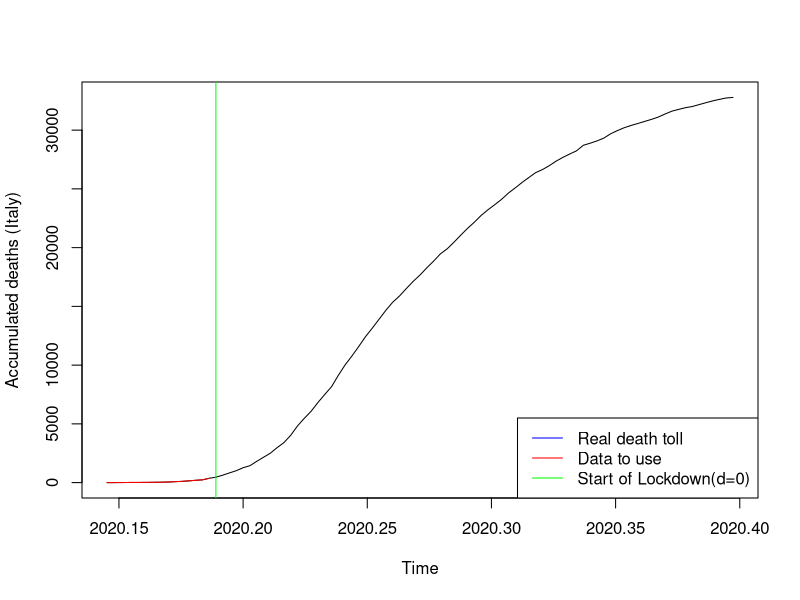
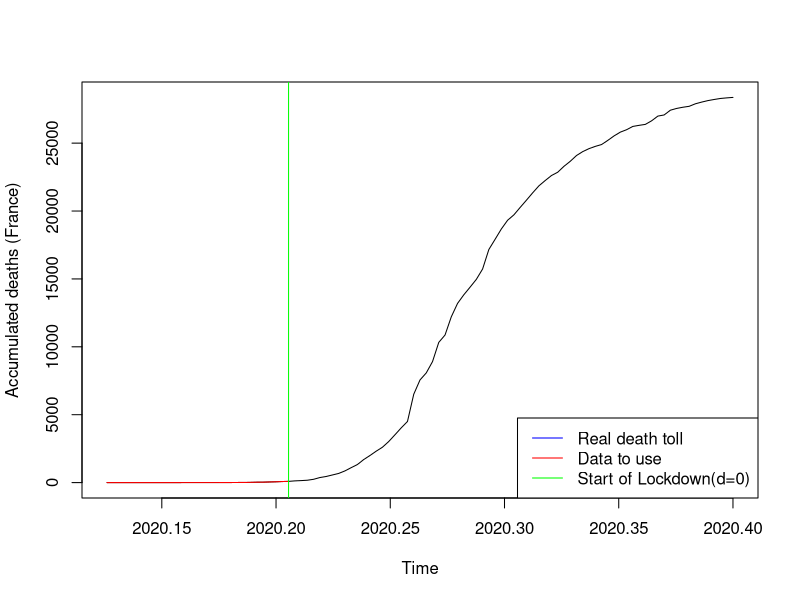
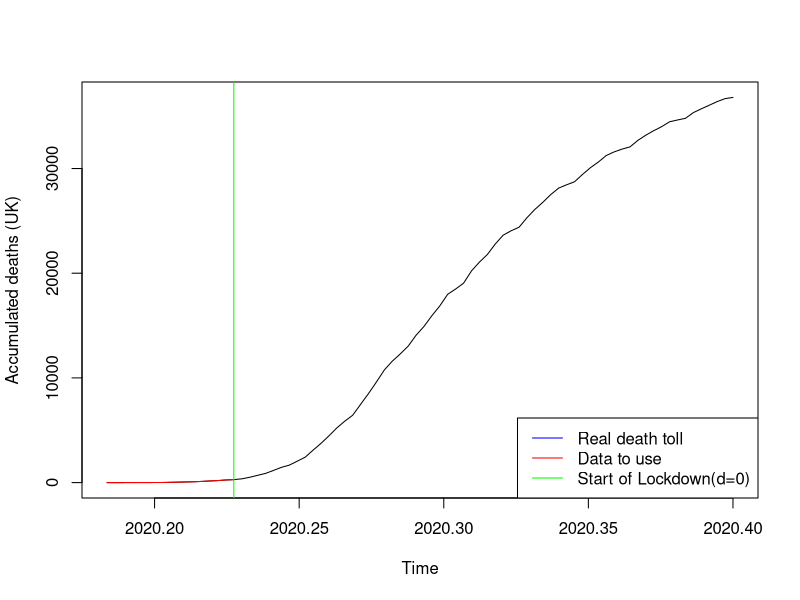
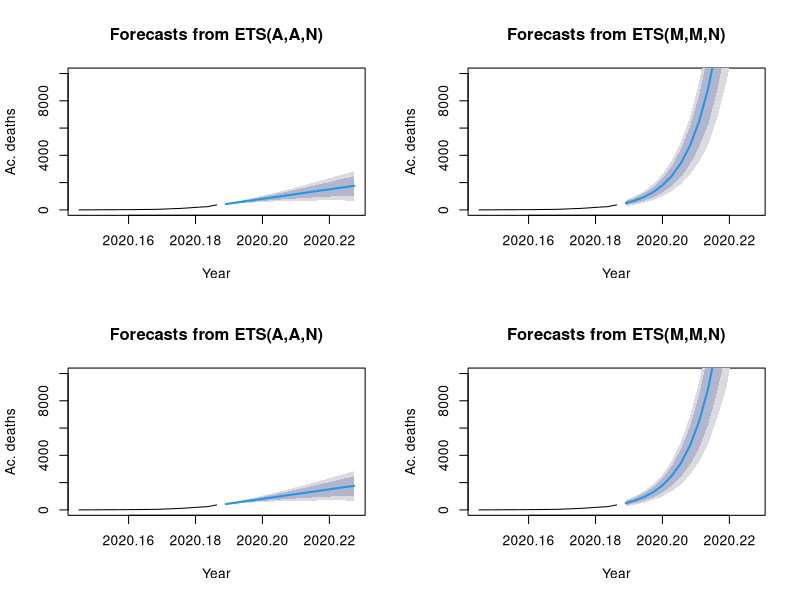
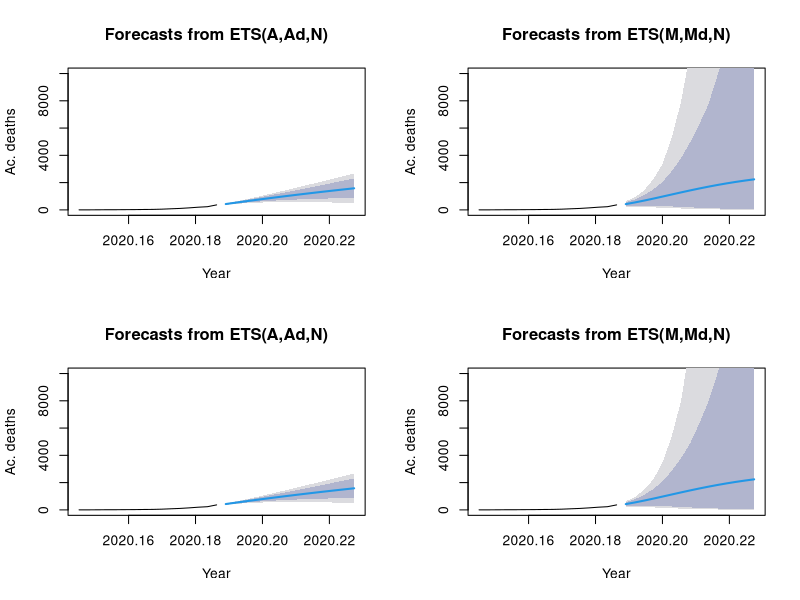
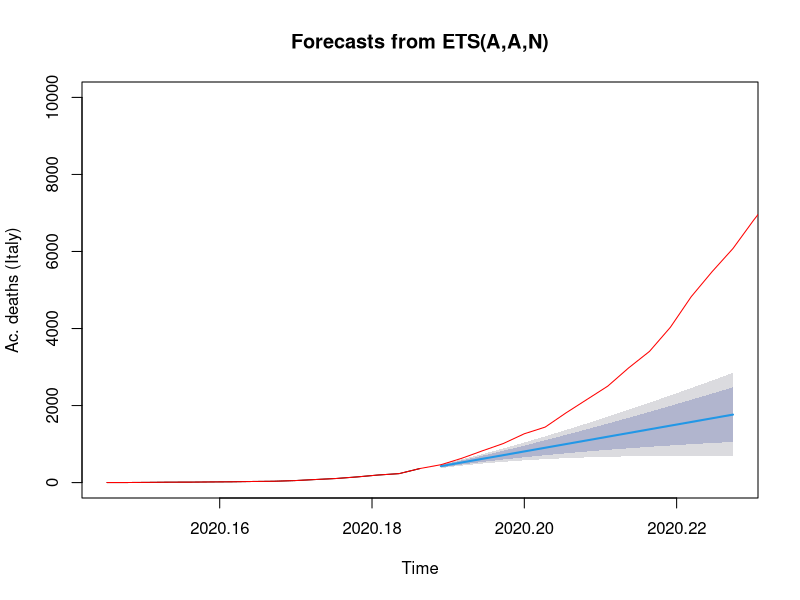
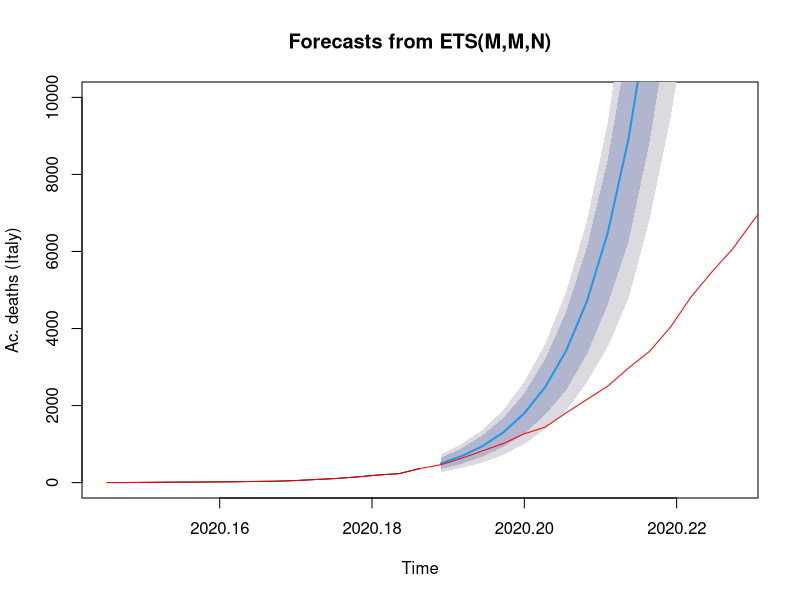
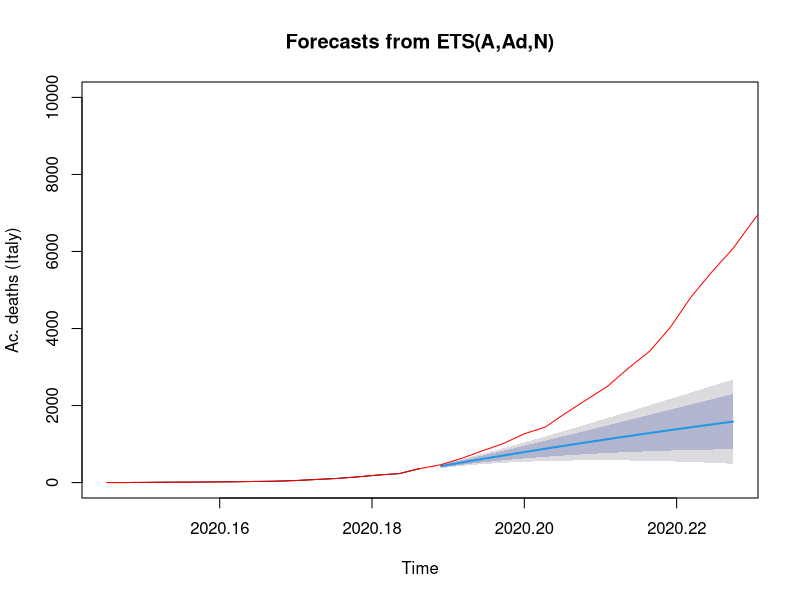

Source code (R) for these figures, in order: (Note: a time limit stopped this script after it produced the figures.)
## ---- chunk 1
covid_data <- read.csv("COVID_data_v3.csv", header=TRUE, sep=",")
#ProjectData <- data.matrix(ProjectData) 
#ProjectData_INITIAL <- ProjectData
## ---- chunk 2
t0_IT=2020+53/365 #day of first casualty
P=15 #predicted days
cIT2_0 <- ts((covid_data$Cdeaths_IT[54:69]),start=t0_IT, frequency=365) #t=0 @ day69. +14d #before it was starting at 45
cIT3 <- ts((covid_data$Cdeaths_IT[54:146]),start=t0_IT, frequency=365)

plot(cIT3, xlab="Time", ylab="Accumulated deaths (Italy)")
lines(cIT2_0, col="red")
abline(v=2020+69/365, col="green")
legend("bottomright", legend=c("Real death toll","Data to use", "Start of Lockdown(d=0)"), col=c("blue", "red","green"), lty=1)
## ---- chunk 3
#French Data
t0_FR <- 2020+46/365
cFRA2_0 <- ts(covid_data$Cdeaths_FRA[46:75],start=t0_FR, frequency=365) #t=0 @ day75, March 15th #before it was starting at 45
cFRA3 <- ts(covid_data$Cdeaths_FRA[46:146],start=t0_FR, frequency=365)

plot(cFRA3, xlab="Time", ylab="Accumulated deaths (France)")
lines(cFRA2_0, col="red")
abline(v=2020+75/365, col="green")
legend("bottomright", legend=c("Real death toll","Data to use", "Start of Lockdown(d=0)"), col=c("blue", "red","green"), lty=1)
## ---- chunk 4
#UK Data

t0_UK=2020+67/365
cUK2_0 <- ts(covid_data$Cdeaths_UK[67:83],start=t0_UK, frequency=365) #t=0 @ day83. +0d
cUK3 <- ts(covid_data$Cdeaths_UK[67:146],start=t0_UK, frequency=365)

plot(cUK3, xlab="Time", ylab="Accumulated deaths (UK)")
lines(cUK2_0, col="red")
abline(v=2020+83/365, col="green")
legend("bottomright", legend=c("Real death toll","Data to use", "Start of Lockdown(d=0)"), col=c("blue", "red","green"), lty=1)


## ---- chunk 5
library(forecast)
#Italy
cIT2_0_AAN <- ets(cIT2_0, model="AAN", damped=FALSE)
cIT2_0_AAZ <- ets(cIT2_0, model="AAZ", damped=FALSE)
cIT2_0_MMN <- ets(cIT2_0, model="MMN", damped=FALSE)
cIT2_0_MMZ <- ets(cIT2_0, model="MMZ", damped=FALSE)

cIT2_0_AAND <- ets(cIT2_0, model="AAN", damped=TRUE)
cIT2_0_AAZD <- ets(cIT2_0, model="AAZ", damped=TRUE)
cIT2_0_MMND <- ets(cIT2_0, model="MMN", damped=TRUE)
cIT2_0_MMZD <- ets(cIT2_0, model="MMZ", damped=TRUE)


# Create their prediction "cones" for 360 months (30 years) into the future with quintile confidence intervals
## ---- chunk 6
cIT2_0_AAN_pred <- forecast(cIT2_0_AAN, h=P, level=c(0.8, 0.95))
cIT2_0_AAZ_pred <- forecast(cIT2_0_AAZ, h=P, level=c(0.8, 0.95))
cIT2_0_MMN_pred <- forecast(cIT2_0_MMN, h=P, level=c(0.8, 0.95))
cIT2_0_MMZ_pred <- forecast(cIT2_0_MMZ, h=P, level=c(0.8, 0.95))

cIT2_0_AAND_pred <- forecast(cIT2_0_AAND, h=P, level=c(0.8, 0.95))
cIT2_0_AAZD_pred <- forecast(cIT2_0_AAZD, h=P, level=c(0.8, 0.95))
cIT2_0_MMND_pred <- forecast(cIT2_0_MMND, h=P, level=c(0.8, 0.95))
cIT2_0_MMZD_pred <- forecast(cIT2_0_MMZD, h=P, level=c(0.8, 0.95))
## ---- chunk 7
cIT2_0_tbats <- tbats(cIT2_0)
cIT2_0_tbats_pred <-forecast(cIT2_0_tbats, h=30, level=c(0.8, 0.95))
## ---- chunk 8
cIT2_0_ARIMA <- auto.arima(cIT2_0,seasonal=FALSE)
cIT2_0_ARIMA_pred <- forecast(cIT2_0_ARIMA,P)
## ---- chunk 9
par(mfrow=c(2,2)) # This command sets the plot window to show 1 row of 4 plots
plot(cIT2_0_AAN_pred, xlab="Year", ylab="Ac. deaths", ylim=c(0,10000))
plot(cIT2_0_MMN_pred, xlab="Year", ylab="Ac. deaths", ylim=c(0,10000))
plot(cIT2_0_AAZ_pred, xlab="Year", ylab="Ac. deaths", ylim=c(0,10000))
plot(cIT2_0_MMZ_pred, xlab="Year", ylab="Ac. deaths", ylim=c(0,10000))

par(mfrow=c(2,2)) # This command sets the plot window to show 1 row of 4 plots
plot(cIT2_0_AAND_pred, xlab="Year", ylab="Ac. deaths", ylim=c(0,10000))
plot(cIT2_0_MMND_pred, xlab="Year", ylab="Ac. deaths", ylim=c(0,10000))
plot(cIT2_0_AAZD_pred, xlab="Year", ylab="Ac. deaths", ylim=c(0,10000))
plot(cIT2_0_MMZD_pred, xlab="Year", ylab="Ac. deaths", ylim=c(0,10000))
## ---- chunk 10
par(mfrow=c(1,1)) # This command sets the plot window to show 1 row of 1 plots
plot(cIT2_0_AAN_pred, xlab="Time", ylab="Ac. deaths (Italy)", ylim=c(0,10000))
lines(cIT3, col="red")

par(mfrow=c(1,1)) # This command sets the plot window to show 1 row of 1 plots
plot(cIT2_0_MMN_pred, xlab="Time", ylab="Ac. deaths (Italy)", ylim=c(0,10000))
lines(cIT3, col="red")

par(mfrow=c(1,1)) # This command sets the plot window to show 1 row of 1 plots
plot(cIT2_0_AAND_pred, xlab="Time", ylab="Ac. deaths (Italy)", ylim=c(0,10000))
lines(cIT3, col="red")

par(mfrow=c(1,1)) # This command sets the plot window to show 1 row of 1 plots
plot(cIT2_0_MMND_pred, xlab="Time", ylab="Ac. deaths (Italy)", ylim=c(0,10000))
lines(cIT3, col="red")
## ---- chunk 11
par(mfrow=c(1,1)) # This command sets the plot window to show 1 row of 1 plots
plot(cIT2_0_tbats_pred, xlab="Time", ylab="Ac. deaths (Italy)")
lines(cIT3, col="red")
## ---- chunk 12
par(mfrow=c(1,1)) # This command sets the plot window to show 1 row of 1 plots
plot(cIT2_0_ARIMA_pred, xlab="Time", ylab="Ac. deaths (Italy)")
lines(cIT3, col="red")


## ---- chunk 13
###
### Comparing models -- Time series Cross Validation (Rolling Horizon Holdout)
###

f_AANF  <- function(y, h) forecast(ets(y, model="AAN"), h = h)
errors_AANF <- tsCV(cIT2_0, f_AANF, h=1, window=15)

f_MMNF<- function(y, h) forecast(ets(y, model="MMN"), h = h)
errors_MMNF <- tsCV(cIT2_0, f_MMNF, h=1, window=15)

f_AAND  <- function(y, h) forecast(ets(y, model="AAN", damped=TRUE), h = h)
errors_AAND <- tsCV(cIT2_0, f_AAND, h=1, window=15)

f_MMND  <- function(y, h) forecast(ets(y, model="MMN", damped=TRUE), h = h)
errors_MMND <- tsCV(cIT2_0, f_MMND, h=1, window=15)

f_TBATS  <- function(y, h) forecast(tbats(y), h = h)
errors_TBATS <- tsCV(cIT2_0, f_TBATS, h=1, window=15)

f_ARIMA  <- function(y, h) forecast(auto.arima(y), h = h)
errors_ARIMA <- tsCV(cIT2_0, f_ARIMA, h=1, window=15)


#par(mfrow=c(1,1)) 
#plot(errors_AANF, ylab='tsCV errors')
#abline(0,0)
#lines(errors_MMNF, col="red")
#lines(errors_AAND, col="green")
#lines(errors_MMND, col="blue")
#lines(errors_TBATS, col="grey")
#lines(errors_ARIMA, col="orange")
#legend("left", legend=c("CV_error_AANF", "CV_error_MMNF","CV_error_AAND","CV_error_MMND", "CV_error_TBATS", "CV_error_ARIMA"), #col=c("black", "red", "green", "blue", "grey", "orange"), lty=1:4)
## ---- chunk 14
mean(abs(errors_AANF/cIT2_0), na.rm=TRUE)*100
mean(abs(errors_MMNF/cIT2_0), na.rm=TRUE)*100
mean(abs(errors_AAND/cIT2_0), na.rm=TRUE)*100
mean(abs(errors_MMND/cIT2_0), na.rm=TRUE)*100
mean(abs(errors_TBATS/cIT2_0), na.rm=TRUE)*100
mean(abs(errors_ARIMA/cIT2_0), na.rm=TRUE)*100

## ---- chunk 15
par(mfrow=c(1,1)) # This command sets the plot window to show 1 row of 1 plots
plot(cIT2_0_MMN_pred, xlab="Time", ylab="Ac. deaths (Italy)", ylim=c(0,10000))
lines(cIT3, col="red")
## ---- chunk 16
library(forecast)
#Italy
cFRA2_0_AAN <- ets(cFRA2_0, model="AAN", damped=FALSE)
cFRA2_0_AAZ <- ets(cFRA2_0, model="AAZ", damped=FALSE)
cFRA2_0_MMN <- ets(cFRA2_0, model="MMN", damped=FALSE)
cFRA2_0_MMZ <- ets(cFRA2_0, model="MMZ", damped=FALSE)

cFRA2_0_AAND <- ets(cFRA2_0, model="AAN", damped=TRUE)
cFRA2_0_AAZD <- ets(cFRA2_0, model="AAZ", damped=TRUE)
cFRA2_0_MMND <- ets(cFRA2_0, model="MMN", damped=TRUE)
cFRA2_0_MMZD <- ets(cFRA2_0, model="MMZ", damped=TRUE)


# Create their prediction "cones" for 360 months (30 years) into the future with quintile confidence intervals
cFRA2_0_AAN_pred <- forecast(cFRA2_0_AAN, h=P, level=c(0.8, 0.95))
cFRA2_0_AAZ_pred <- forecast(cFRA2_0_AAZ, h=P, level=c(0.8, 0.95))
cFRA2_0_MMN_pred <- forecast(cFRA2_0_MMN, h=P, level=c(0.8, 0.95))
cFRA2_0_MMZ_pred <- forecast(cFRA2_0_MMZ, h=P, level=c(0.8, 0.95))

cFRA2_0_AAND_pred <- forecast(cFRA2_0_AAND, h=P, level=c(0.8, 0.95))
cFRA2_0_AAZD_pred <- forecast(cFRA2_0_AAZD, h=P, level=c(0.8, 0.95))
cFRA2_0_MMND_pred <- forecast(cFRA2_0_MMND, h=P, level=c(0.8, 0.95))
cFRA2_0_MMZD_pred <- forecast(cFRA2_0_MMZD, h=P, level=c(0.8, 0.95))

cFRA2_0_tbats <- tbats(cFRA2_0)
cFRA2_0_tbats_pred <-forecast(cFRA2_0_tbats, h=30, level=c(0.8, 0.95))

cFRA2_0_ARIMA <- auto.arima(cFRA2_0,seasonal=FALSE)
cFRA2_0_ARIMA_pred <- forecast(cFRA2_0_ARIMA,P)


#par(mfrow=c(1,1)) # This command sets the plot window to show 1 row of 1 plots
#plot(cFRA2_0_AAN_pred, xlab="Time", ylab="Ac. deaths (FR)", ylim=c(0,10000))
#lines(cFRA3, col="red")

#par(mfrow=c(1,1)) # This command sets the plot window to show 1 row of 1 plots
#plot(cFRA2_0_MMN_pred, xlab="Time", ylab="Ac. deaths (FR)", ylim=c(0,10000))
#lines(cFRA3, col="red")

#par(mfrow=c(1,1)) # This command sets the plot window to show 1 row of 1 plots
#plot(cFRA2_0_AAND_pred, xlab="Time", ylab="Ac. deaths (FR)", ylim=c(0,10000))
#lines(cFRA3, col="red")

#par(mfrow=c(1,1)) # This command sets the plot window to show 1 row of 1 plots
#plot(cFRA2_0_MMND_pred, xlab="Time", ylab="Ac. deaths (FR)", ylim=c(0,10000))
#lines(cFRA3, col="red")

#par(mfrow=c(1,1)) # This command sets the plot window to show 1 row of 1 plots
#plot(cFRA2_0_tbats_pred, xlab="Time", ylab="Ac. deaths (FR)")
#lines(cFRA3, col="red")

#par(mfrow=c(1,1)) # This command sets the plot window to show 1 row of 1 plots
#plot(cFRA2_0_ARIMA_pred, xlab="Time", ylab="Ac. deaths (FR)")
#lines(cFRA3, col="red")


## ---- chunk 17
###
### Comparing models -- Time series Cross Validation (Rolling Horizon Holdout)
###

f_AANF  <- function(y, h) forecast(ets(y, model="AAN"), h = h)
errors_AANF <- tsCV(cFRA2_0, f_AANF, h=1, window=15)

f_MMNF<- function(y, h) forecast(ets(y, model="MMN"), h = h)
errors_MMNF <- tsCV(cFRA2_0, f_MMNF, h=1, window=15)

f_AAND  <- function(y, h) forecast(ets(y, model="AAN", damped=TRUE), h = h)
errors_AAND <- tsCV(cFRA2_0, f_AAND, h=1, window=15)

f_MMND  <- function(y, h) forecast(ets(y, model="MMN", damped=TRUE), h = h)
errors_MMND <- tsCV(cFRA2_0, f_MMND, h=1, window=15)

f_TBATS  <- function(y, h) forecast(tbats(y), h = h)
errors_TBATS <- tsCV(cFRA2_0, f_TBATS, h=1, window=15)

f_ARIMA  <- function(y, h) forecast(auto.arima(y), h = h)
errors_ARIMA <- tsCV(cFRA2_0, f_ARIMA, h=1, window=15)


#par(mfrow=c(1,1)) 
#plot(errors_AANF, ylab='tsCV errors')
#abline(0,0)
#lines(errors_MMNF, col="red")
#lines(errors_AAND, col="green")
#lines(errors_MMND, col="blue")
#lines(errors_TBATS, col="grey")
#lines(errors_ARIMA, col="orange")
#legend("left", legend=c("CV_error_AANF", "CV_error_MMNF","CV_error_AAND","CV_error_MMND", "CV_error_TBATS", "CV_error_ARIMA"), #col=c("black", "red", "green", "blue", "grey", "orange"), lty=1:4)
## ---- chunk 18

mean(abs(errors_AANF/cFRA2_0), na.rm=TRUE)*100
mean(abs(errors_MMNF/cFRA2_0), na.rm=TRUE)*100
mean(abs(errors_AAND/cFRA2_0), na.rm=TRUE)*100
mean(abs(errors_MMND/cFRA2_0), na.rm=TRUE)*100
mean(abs(errors_TBATS/cFRA2_0), na.rm=TRUE)*100
mean(abs(errors_ARIMA/cFRA2_0), na.rm=TRUE)*100

## ---- chunk 19
par(mfrow=c(1,1)) # This command sets the plot window to show 1 row of 1 plots
plot(cFRA2_0_tbats_pred, xlab="Time", ylab="Ac. deaths (FR)", ylim=c(0,10000))
lines(cFRA3, col="red")
## ---- chunk 20
library(forecast)
#Italy
cUK2_0_AAN <- ets(cUK2_0, model="AAN", damped=FALSE)
cUK2_0_AAZ <- ets(cUK2_0, model="AAZ", damped=FALSE)
cUK2_0_MMN <- ets(cUK2_0, model="MMN", damped=FALSE)
cUK2_0_MMZ <- ets(cUK2_0, model="MMZ", damped=FALSE)

cUK2_0_AAND <- ets(cUK2_0, model="AAN", damped=TRUE)
cUK2_0_AAZD <- ets(cUK2_0, model="AAZ", damped=TRUE)
cUK2_0_MMND <- ets(cUK2_0, model="MMN", damped=TRUE)
cUK2_0_MMZD <- ets(cUK2_0, model="MMZ", damped=TRUE)


# Create their prediction "cones" for 360 months (30 years) into the future with quintile confidence intervals
cUK2_0_AAN_pred <- forecast(cUK2_0_AAN, h=P, level=c(0.8, 0.95))
cUK2_0_AAZ_pred <- forecast(cUK2_0_AAZ, h=P, level=c(0.8, 0.95))
cUK2_0_MMN_pred <- forecast(cUK2_0_MMN, h=P, level=c(0.8, 0.95))
cUK2_0_MMZ_pred <- forecast(cUK2_0_MMZ, h=P, level=c(0.8, 0.95))

cUK2_0_AAND_pred <- forecast(cUK2_0_AAND, h=P, level=c(0.8, 0.95))
cUK2_0_AAZD_pred <- forecast(cUK2_0_AAZD, h=P, level=c(0.8, 0.95))
cUK2_0_MMND_pred <- forecast(cUK2_0_MMND, h=P, level=c(0.8, 0.95))
cUK2_0_MMZD_pred <- forecast(cUK2_0_MMZD, h=P, level=c(0.8, 0.95))

cUK2_0_tbats <- tbats(cUK2_0)
cUK2_0_tbats_pred <-forecast(cUK2_0_tbats, h=30, level=c(0.8, 0.95))

cUK2_0_ARIMA <- auto.arima(cUK2_0,seasonal=FALSE)
cUK2_0_ARIMA_pred <- forecast(cUK2_0_ARIMA,P)

#par(mfrow=c(2,2)) # This command sets the plot window to show 1 row of 4 plots
#plot(cUK2_0_AAN_pred, xlab="Year", ylab="Ac. deaths", ylim=c(0,10000))
#plot(cUK2_0_MMN_pred, xlab="Year", ylab="Ac. deaths", ylim=c(0,10000))
#plot(cUK2_0_AAZ_pred, xlab="Year", ylab="Ac. deaths", ylim=c(0,10000))
#plot(cUK2_0_MMZ_pred, xlab="Year", ylab="Ac. deaths", ylim=c(0,10000))

#par(mfrow=c(2,2)) # This command sets the plot window to show 1 row of 4 plots
#plot(cUK2_0_AAND_pred, xlab="Year", ylab="Ac. deaths", ylim=c(0,10000))
#plot(cUK2_0_MMND_pred, xlab="Year", ylab="Ac. deaths", ylim=c(0,10000))
#plot(cUK2_0_AAZD_pred, xlab="Year", ylab="Ac. deaths", ylim=c(0,10000))
#plot(cUK2_0_MMZD_pred, xlab="Year", ylab="Ac. deaths", ylim=c(0,10000))

#par(mfrow=c(1,1)) # This command sets the plot window to show 1 row of 1 plots
#plot(cUK2_0_AAN_pred, xlab="Time", ylab="Ac. deaths (UK)", ylim=c(0,10000))
#lines(cUK3, col="red")

#par(mfrow=c(1,1)) # This command sets the plot window to show 1 row of 1 plots
#plot(cUK2_0_MMN_pred, xlab="Time", ylab="Ac. deaths (UK)", ylim=c(0,10000))
#lines(cUK3, col="red")

#par(mfrow=c(1,1)) # This command sets the plot window to show 1 row of 1 plots
#plot(cUK2_0_AAND_pred, xlab="Time", ylab="Ac. deaths (UK)", ylim=c(0,10000))
#lines(cUK3, col="red")

#par(mfrow=c(1,1)) # This command sets the plot window to show 1 row of 1 plots
#plot(cUK2_0_MMND_pred, xlab="Time", ylab="Ac. deaths (UK)", ylim=c(0,10000))
#lines(cUK3, col="red")

#par(mfrow=c(1,1)) # This command sets the plot window to show 1 row of 1 plots
#plot(cUK2_0_tbats_pred, xlab="Time", ylab="Ac. deaths (UK)")
#lines(cUK3, col="red")

#par(mfrow=c(1,1)) # This command sets the plot window to show 1 row of 1 plots
#plot(cUK2_0_ARIMA_pred, xlab="Time", ylab="Ac. deaths (UK)")
#lines(cUK3, col="red")


## ---- chunk 21
###
### Comparing models -- Time series Cross Validation (Rolling Horizon Holdout)
###

f_AANF  <- function(y, h) forecast(ets(y, model="AAN"), h = h)
errors_AANF <- tsCV(cUK2_0, f_AANF, h=1, window=15)

f_MMNF<- function(y, h) forecast(ets(y, model="MMN"), h = h)
errors_MMNF <- tsCV(cUK2_0, f_MMNF, h=1, window=15)

f_AAND  <- function(y, h) forecast(ets(y, model="AAN", damped=TRUE), h = h)
errors_AAND <- tsCV(cUK2_0, f_AAND, h=1, window=15)

f_MMND  <- function(y, h) forecast(ets(y, model="MMN", damped=TRUE), h = h)
errors_MMND <- tsCV(cUK2_0, f_MMND, h=1, window=15)

f_TBATS  <- function(y, h) forecast(tbats(y), h = h)
errors_TBATS <- tsCV(cUK2_0, f_TBATS, h=1, window=15)

f_ARIMA  <- function(y, h) forecast(auto.arima(y), h = h)
errors_ARIMA <- tsCV(cUK2_0, f_ARIMA, h=1, window=15)


#par(mfrow=c(1,1)) 
#plot(errors_AANF, ylab='tsCV errors')
#abline(0,0)
#lines(errors_MMNF, col="red")
#lines(errors_AAND, col="green")
#lines(errors_MMND, col="blue")
#lines(errors_TBATS, col="grey")
#lines(errors_ARIMA, col="orange")
#legend("left", legend=c("CV_error_AANF", "CV_error_MMNF","CV_error_AAND","CV_error_MMND", "CV_error_TBATS", "CV_error_ARIMA"), #col=c("black", "red", "green", "blue", "grey", "orange"), lty=1:4)
## ---- chunk 22

mean(abs(errors_AANF/cUK2_0), na.rm=TRUE)*100
mean(abs(errors_MMNF/cUK2_0), na.rm=TRUE)*100
mean(abs(errors_AAND/cUK2_0), na.rm=TRUE)*100
mean(abs(errors_MMND/cUK2_0), na.rm=TRUE)*100
mean(abs(errors_TBATS/cUK2_0), na.rm=TRUE)*100
mean(abs(errors_ARIMA/cUK2_0), na.rm=TRUE)*100

## ---- chunk 23
par(mfrow=c(1,1)) # This command sets the plot window to show 1 row of 1 plots
plot(cUK2_0_tbats_pred, xlab="Time", ylab="Ac. deaths (UK)", ylim=c(0,10000))
lines(cUK3, col="red")
## ---- chunk 24
library(forecast)

#covid_data<-read.csv(file.choose(), header=TRUE, sep=",")

t0=2020+53/365
P=15 #predicted days
cIT <- ts(covid_data$Cdeaths_IT,start=0, frequency=1)
cIT_14 <- ts(log(covid_data$Cdeaths_IT[54:83]),start=t0, frequency=365) #t=0 @ day69. +14d #before it was starting at 45
cIT_F <- ts(log(covid_data$Cdeaths_IT[54:148]),start=t0, frequency=365)   # a supprimer 

plot(cIT_F)
lines(cIT_14, col="red")

cIT_14_AAN <- ets(cIT_14, model="AAN", damped=FALSE)
cIT_14_AAZ <- ets(cIT_14, model="AAZ", damped=FALSE)
cIT_14_MMN <- ets(cIT_14, model="MMN", damped=FALSE)
cIT_14_MMZ <- ets(cIT_14, model="MMZ", damped=FALSE)

cIT_14_AAND <- ets(cIT_14, model="AAN", damped=TRUE)
cIT_14_AAZD <- ets(cIT_14, model="AAZ", damped=TRUE)
cIT_14_MMND <- ets(cIT_14, model="MMN", damped=TRUE)
cIT_14_MMZD <- ets(cIT_14, model="MMZ", damped=TRUE)

# Create their prediction "cones" for 360 months (30 years) into the future with quintile confidence intervals
cIT_14_AAN_pred <- forecast(cIT_14_AAN, h=30, level=c(0.8, 0.95))
cIT_14_AAZ_pred <- forecast(cIT_14_AAZ, h=30, level=c(0.8, 0.95))
cIT_14_MMN_pred <- forecast(cIT_14_MMN, h=30, level=c(0.8, 0.95))
cIT_14_MMZ_pred <- forecast(cIT_14_MMZ, h=30, level=c(0.8, 0.95))

cIT_14_AAND_pred <- forecast(cIT_14_AAND, h=30, level=c(0.8, 0.95))
cIT_14_AAZD_pred <- forecast(cIT_14_AAZD, h=30, level=c(0.8, 0.95))
cIT_14_MMND_pred <- forecast(cIT_14_MMND, h=30, level=c(0.8, 0.95))
cIT_14_MMZD_pred <- forecast(cIT_14_MMZD, h=30, level=c(0.8, 0.95))

cIT_14_tbats <- tbats(cIT_14)
cIT_14_tbats_pred <-forecast(cIT_14_tbats, h=30, level=c(0.8, 0.95))
par(mfrow=c(1,1))
plot(cIT_14_tbats_pred, xlab="Year", ylab="Predicted Electric Rate")
lines(cIT_F, col="red")

cIT_14_ARIMA <- auto.arima(cIT_14,seasonal=FALSE)
cIT_14_ARIMA_pred <- forecast(cIT_14_ARIMA,30)
plot(cIT_14_ARIMA_pred)
lines(cIT_F, col="red")

par(mfrow=c(2,3)) # This command sets the plot window to show 1 row of 4 plots
plot(cIT_14_AAN_pred, xlab="Year", ylab="Acummulated deaths", ylim=c(0,100))
lines(cIT_F, col="red")
plot(cIT_14_MMN_pred, xlab="Year", ylab="Acummulated deaths", ylim=c(0,100))
lines(cIT_F, col="red")
plot(cIT_14_AAND_pred, xlab="Year", ylab="Acummulated deaths", ylim=c(0,100))
lines(cIT_F, col="red")
plot(cIT_14_MMND_pred, xlab="Year", ylab="Acummulated deaths", ylim=c(0,100))
lines(cIT_F, col="red")
plot(cIT_14_tbats_pred, xlab="Year", ylab="Predicted Electric Rate", ylim=c(0,100))
lines(cIT_F, col="red")
plot(cIT_14_ARIMA_pred, ylim=c(0,100))
lines(cIT_F, col="red")

###
### Comparing models -- Time series Cross Validation (Rolling Horizon Holdout)
###

f_AANF  <- function(y, h) forecast(ets(y, model="AAN"), h = h)
errors_AANF <- tsCV(cIT_14, f_AANF, h=1, window=15)

f_MMNF<- function(y, h) forecast(ets(y, model="MMN"), h = h)
errors_MMNF <- tsCV(cIT_14, f_MMNF, h=1, window=15)

f_AAND  <- function(y, h) forecast(ets(y, model="AAN", damped=TRUE), h = h)
errors_AAND <- tsCV(cIT_14, f_AAND, h=1, window=15)

f_MMND  <- function(y, h) forecast(ets(y, model="MMN", damped=TRUE), h = h)
errors_MMND <- tsCV(cIT_14, f_MMND, h=1, window=15)

f_TBATS  <- function(y, h) forecast(tbats(y), h = h)
errors_TBATS <- tsCV(cIT_14, f_TBATS, h=1, window=15)

f_ARIMA  <- function(y, h) forecast(auto.arima(y), h = h)
errors_ARIMA <- tsCV(cIT_14, f_ARIMA, h=1, window=15)


par(mfrow=c(1,1)) 
plot(errors_AANF, ylab='tsCV errors')
abline(0,0)
lines(errors_MMNF, col="red")
lines(errors_AAND, col="green")
lines(errors_MMND, col="blue")
lines(errors_TBATS, col="grey")
lines(errors_ARIMA, col="orange")
legend("left", legend=c("CV_error_AANF", "CV_error_MMNF","CV_error_AAND","CV_error_MMND", "CV_error_TBATS", "CV_error_ARIMA"), col=c("black", "red", "green", "blue", "grey", "orange"), lty=1:4)

mean(abs(errors_AANF/cIT_14), na.rm=TRUE)*100
mean(abs(errors_MMNF/cIT_14), na.rm=TRUE)*100
mean(abs(errors_AAND/cIT_14), na.rm=TRUE)*100
mean(abs(errors_MMND/cIT_14), na.rm=TRUE)*100
mean(abs(errors_TBATS/cIT_14), na.rm=TRUE)*100
mean(abs(errors_ARIMA/cIT_14), na.rm=TRUE)*100

# Print the mean and confidence intervals for the MMZ model
cIT_14_MMN_pred

# Export the results out
write.csv(cIT_14_MMN_pred, file = "IT no lockdown+14d (AAND) incl(ARIMA).csv") # export the selected model's predictions into a CSV file

#expfore<-exp(cIT_14_ARIMA_pred$forecast)
par(mfrow=c(1,1)) # This command sets the plot window to show 1 row of 4 plots
plot(cIT_14_AAND_pred, xlab="Year", ylab="log(Acummulated deaths)", ylim=c(0,20))
lines(cIT_F, col="red")
abline(v=2020+69/365, col="green")
legend("left", legend=c("Best fitted model","Real death toll", "Start of Lockdown"), col=c("blue", "red","green"), lty=1)
